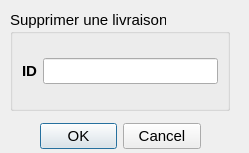
<?xml version="1.0" encoding="UTF-8"?>
<ui version="4.0">
 <class>supprimer</class>
 <widget class="QDialog" name="supprimer">
  <property name="geometry">
   <rect>
    <x>0</x>
    <y>0</y>
    <width>249</width>
    <height>153</height>
   </rect>
  </property>
  <property name="windowTitle">
   <string>Supprimer une livraison par son ID</string>
  </property>
  <widget class="QDialogButtonBox" name="buttonBox">
   <property name="geometry">
    <rect>
     <x>40</x>
     <y>120</y>
     <width>161</width>
     <height>32</height>
    </rect>
   </property>
   <property name="font">
    <font>
     <pointsize>11</pointsize>
    </font>
   </property>
   <property name="orientation">
    <enum>Qt::Horizontal</enum>
   </property>
   <property name="standardButtons">
    <set>QDialogButtonBox::Cancel|QDialogButtonBox::Ok</set>
   </property>
  </widget>
  <widget class="QGroupBox" name="groupBox">
   <property name="geometry">
    <rect>
     <x>10</x>
     <y>10</y>
     <width>220</width>
     <height>101</height>
    </rect>
   </property>
   <property name="font">
    <font>
     <pointsize>11</pointsize>
    </font>
   </property>
   <property name="title">
    <string>Supprimer une livraison</string>
   </property>
   <layout class="QHBoxLayout" name="horizontalLayout">
    <item>
     <widget class="QLabel" name="label">
      <property name="font">
       <font>
        <pointsize>11</pointsize>
        <weight>75</weight>
        <bold>true</bold>
       </font>
      </property>
      <property name="styleSheet">
       <string notr="true">background-color:none;</string>
      </property>
      <property name="text">
       <string>ID</string>
      </property>
     </widget>
    </item>
    <item>
     <widget class="QLineEdit" name="lineEdit_cinsup"/>
    </item>
   </layout>
  </widget>
 </widget>
 <resources/>
 <connections>
  <connection>
   <sender>buttonBox</sender>
   <signal>accepted()</signal>
   <receiver>supprimer</receiver>
   <slot>accept()</slot>
   <hints>
    <hint type="sourcelabel">
     <x>248</x>
     <y>254</y>
    </hint>
    <hint type="destinationlabel">
     <x>157</x>
     <y>274</y>
    </hint>
   </hints>
  </connection>
  <connection>
   <sender>buttonBox</sender>
   <signal>rejected()</signal>
   <receiver>supprimer</receiver>
   <slot>reject()</slot>
   <hints>
    <hint type="sourcelabel">
     <x>316</x>
     <y>260</y>
    </hint>
    <hint type="destinationlabel">
     <x>286</x>
     <y>274</y>
    </hint>
   </hints>
  </connection>
 </connections>
</ui>
